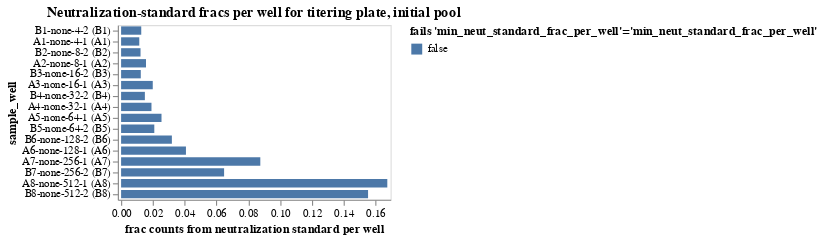

The cell this chart's notebook holds for it:
### Markdown cell above
## Fraction of counts from neutralization standard
Determine the fraction of counts from the neutralization standard in each sample, and make sure this fraction passess the QC threshold.

### Code cell
neut_standard_fracs = (
    counts.assign(
        neut_standard_count=lambda x: x["count"] * x["neut_standard"].astype(int)
    )
    .groupby(
        ["well", "sample_well", 'dilution_factor'],
        dropna=False,
        as_index=False,
    )
    .aggregate(
        total_count=pd.NamedAgg("count", "sum"),
        neut_standard_count=pd.NamedAgg("neut_standard_count", "sum"),
    )
    .assign(
        neut_standard_frac=lambda x: x["neut_standard_count"] / x["total_count"],
        fails_qc=lambda x: (
            x["neut_standard_frac"] < 0.001
        ),
    )
)

neut_standard_fracs_chart = (
    alt.Chart(neut_standard_fracs)
    .encode(
        alt.X(
            "neut_standard_frac",
            title="frac counts from neutralization standard per well",
            scale=alt.Scale(nice=False, padding=3),
        ),
        alt.Y("sample_well", sort=sample_wells),
        alt.Color(
            "fails_qc",
            title=f"fails {'min_neut_standard_frac_per_well'=}",
            legend=alt.Legend(titleLimit=500),
        ),
        tooltip=[
            alt.Tooltip(c, format=".3g") if neut_standard_fracs[c].dtype == float else c
            for c in neut_standard_fracs.columns
        ],
    )
    .mark_bar(height={"band": 0.85})
    .properties(
        height=alt.Step(10),
        width=250,
        title=f"Neutralization-standard fracs per well for titering plate, initial pool",
    )
    .configure_axis(grid=False)
    .configure_legend(titleLimit=1000)
)

display(neut_standard_fracs_chart)

# drop wells failing QC
min_neut_standard_frac_per_well_drops = list(
    neut_standard_fracs.query("fails_qc")["well"]
)

### Figure 1 — Vega-Lite specification as saved in the notebook (floating-point values rounded to 4 significant figures)
{"config": {"view": {"continuousWidth": 300, "continuousHeight": 300}, "axis": {"grid": false}, "legend": {"titleLimit": 1000}}, "data": {"name": "data-419d523c9bc64bf04075889317907281"}, "mark": {"type": "bar", "height": {"band": 0.85}}, "encoding": {"color": {"field": "fails_qc", "legend": {"titleLimit": 500}, "title": "fails 'min_neut_standard_frac_per_well'='min_neut_standard_frac_per_well'", "type": "nominal"}, "tooltip": [{"field": "well", "type": "nominal"}, {"field": "sample_well", "type": "nominal"}, {"field": "dilution_factor", "type": "quantitative"}, {"field": "total_count", "type": "quantitative"}, {"field": "neut_standard_count", "type": "quantitative"}, {"field": "neut_standard_frac", "format": ".3g", "type": "quantitative"}, {"field": "fails_qc", "type": "nominal"}], "x": {"field": "neut_standard_frac", "scale": {"nice": false, "padding": 3}, "title": "frac counts from neutralization standard per well", "type": "quantitative"}, "y": {"field": "sample_well", "sort": ["B1-none-4-2 (B1)", "B1-none-4-2 (B1)", "B1-none-4-2 (B1)", "B1-none-4-2 (B1)", "B1-none-4-2 (B1)", "A1-none-4-1 (A1)", "A1-none-4-1 (A1)", "A1-none-4-1 (A1)", "A1-none-4-1 (A1)", "A1-none-4-1 (A1)", "B2-none-8-2 (B2)", "B2-none-8-2 (B2)", "B2-none-8-2 (B2)", "B2-none-8-2 (B2)", "A2-none-8-1 (A2)", "B2-none-8-2 (B2)", "A2-none-8-1 (A2)", "A2-none-8-1 (A2)", "A2-none-8-1 (A2)", "A2-none-8-1 (A2)", "B3-none-16-2 (B3)", "B3-none-16-2 (B3)", "A3-none-16-1 (A3)", "A3-none-16-1 (A3)", "A3-none-16-1 (A3)", "A3-none-16-1 (A3)", "B3-none-16-2 (B3)", "B3-none-16-2 (B3)", "B3-none-16-2 (B3)", "A3-none-16-1 (A3)", "B4-none-32-2 (B4)", "A4-none-32-1 (A4)", "A4-none-32-1 (A4)", "A4-none-32-1 (A4)", "B4-none-32-2 (B4)", "A4-none-32-1 (A4)", "A4-none-32-1 (A4)", "B4-none-32-2 (B4)", "B4-none-32-2 (B4)", "B4-none-32-2 (B4)", "A5-none-64-1 (A5)", "B5-none-64-2 (B5)", "A5-none-64-1 (A5)", "A5-none-64-1 (A5)", "B5-none-64-2 (B5)", "B5-none-64-2 (B5)", "B5-none-64-2 (B5)", "B5-none-64-2 (B5)", "A5-none-64-1 (A5)", "A5-none-64-1 (A5)", "B6-none-128-2 (B6)", "B6-none-128-2 (B6)", "B6-none-128-2 (B6)", "B6-none-128-2 (B6)", "B6-none-128-2 (B6)", "A6-none-128-1 (A6)", "A6-none-128-1 (A6)", "A6-none-128-1 (A6)", "A6-none-128-1 (A6)", "A6-none-128-1 (A6)", "A7-none-256-1 (A7)", "A7-none-256-1 (A7)", "A7-none-256-1 (A7)", "A7-none-256-1 (A7)", "B7-none-256-2 (B7)", "B7-none-256-2 (B7)", "A7-none-256-1 (A7)", "B7-none-256-2 (B7)", "B7-none-256-2 (B7)", "B7-none-256-2 (B7)", "A8-none-512-1 (A8)", "A8-none-512-1 (A8)", "B8-none-512-2 (B8)", "B8-none-512-2 (B8)", "A8-none-512-1 (A8)", "A8-none-512-1 (A8)", "A8-none-512-1 (A8)", "B8-none-512-2 (B8)", "B8-none-512-2 (B8)", "B8-none-512-2 (B8)"], "type": "nominal"}}, "height": {"step": 10}, "title": "Neutralization-standard fracs per well for titering plate, initial pool", "width": 250, "$schema": "https://vega.github.io/schema/vega-lite/v5.16.3.json", "datasets": {"data-419d523c9bc64bf04075889317907281": [{"well": "A1", "sample_well": "A1-none-4-1 (A1)", "dilution_factor": 4, "total_count": 5074492, "neut_standard_count": 58043, "neut_standard_frac": 0.01144, "fails_qc": false}, {"well": "A2", "sample_well": "A2-none-8-1 (A2)", "dilution_factor": 8, "total_count": 8309144, "neut_standard_count": 130260, "neut_standard_frac": 0.01568, "fails_qc": false}, {"well": "A3", "sample_well": "A3-none-16-1 (A3)", "dilution_factor": 16, "total_count": 4418388, "neut_standard_count": 87988, "neut_standard_frac": 0.01991, "fails_qc": false}, {"well": "A4", "sample_well": "A4-none-32-1 (A4)", "dilution_factor": 32, "total_count": 3735733, "neut_standard_count": 71381, "neut_standard_frac": 0.01911, "fails_qc": false}, {"well": "A5", "sample_well": "A5-none-64-1 (A5)", "dilution_factor": 64, "total_count": 7168231, "neut_standard_count": 182183, "neut_standard_frac": 0.02542, "fails_qc": false}, {"well": "A6", "sample_well": "A6-none-128-1 (A6)", "dilution_factor": 128, "total_count": 3604418, "neut_standard_count": 147023, "neut_standard_frac": 0.04079, "fails_qc": false}, {"well": "A7", "sample_well": "A7-none-256-1 (A7)", "dilution_factor": 256, "total_count": 3650240, "neut_standard_count": 319654, "neut_standard_frac": 0.08757, "fails_qc": false}, {"well": "A8", "sample_well": "A8-none-512-1 (A8)", "dilution_factor": 512, "total_count": 3884403, "neut_standard_count": 650476, "neut_standard_frac": 0.1675, "fails_qc": false}, {"well": "B1", "sample_well": "B1-none-4-2 (B1)", "dilution_factor": 4, "total_count": 5029996, "neut_standard_count": 63769, "neut_standard_frac": 0.01268, "fails_qc": false}, {"well": "B2", "sample_well": "B2-none-8-2 (B2)", "dilution_factor": 8, "total_count": 9373690, "neut_standard_count": 114571, "neut_standard_frac": 0.01222, "fails_qc": false}, {"well": "B3", "sample_well": "B3-none-16-2 (B3)", "dilution_factor": 16, "total_count": 3609243, "neut_standard_count": 44684, "neut_standard_frac": 0.01238, "fails_qc": false}, {"well": "B4", "sample_well": "B4-none-32-2 (B4)", "dilution_factor": 32, "total_count": 4025727, "neut_standard_count": 60196, "neut_standard_frac": 0.01495, "fails_qc": false}, {"well": "B5", "sample_well": "B5-none-64-2 (B5)", "dilution_factor": 64, "total_count": 3632046, "neut_standard_count": 75866, "neut_standard_frac": 0.02089, "fails_qc": false}, {"well": "B6", "sample_well": "B6-none-128-2 (B6)", "dilution_factor": 128, "total_count": 6319550, "neut_standard_count": 201831, "neut_standard_frac": 0.03194, "fails_qc": false}, {"well": "B7", "sample_well": "B7-none-256-2 (B7)", "dilution_factor": 256, "total_count": 2998964, "neut_standard_count": 194302, "neut_standard_frac": 0.06479, "fails_qc": false}, {"well": "B8", "sample_well": "B8-none-512-2 (B8)", "dilution_factor": 512, "total_count": 3502194, "neut_standard_count": 544085, "neut_standard_frac": 0.1554, "fails_qc": false}]}}
